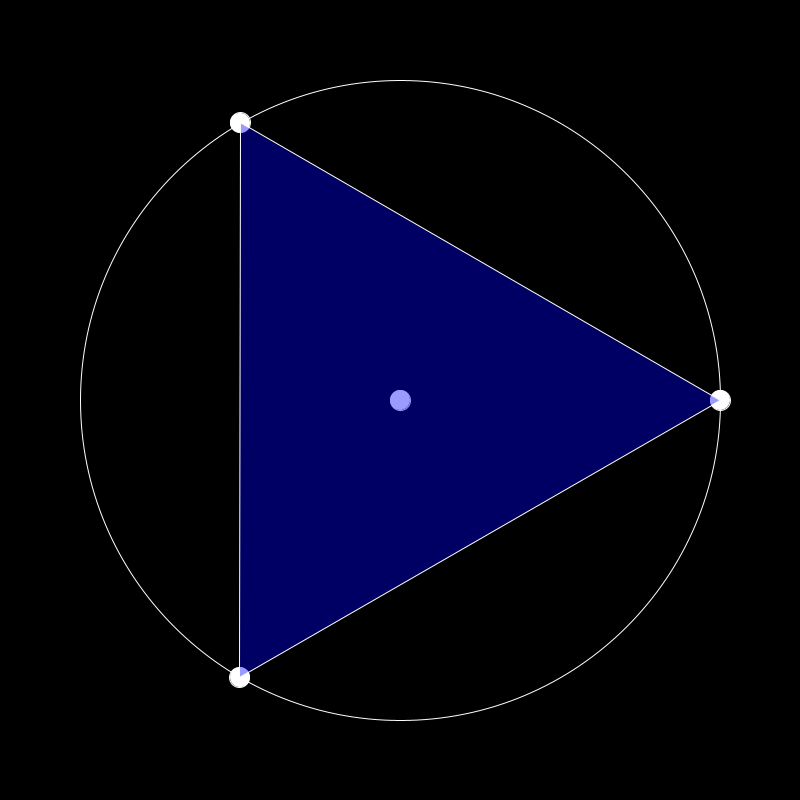
Frame 1 (no input)
Frame 60 (the mouse pressed at the canvas centre just before this capture): identical to frame 1, image omitted
Frame 120 (the mouse held since frame 60 and released just before this capture): identical to frame 1, image omitted

The Processing sketch that drew this single still picture (run headless with seeded random() and noise(); from frame 60 on, the mouse is pressed at the canvas centre):

// Processing sketch: circumcenter
// ── circumcenter.pde
////////////////////////////////////////////////////////////
/* 
Detects if a triangle formed by 3 points on a circle
contains the center of the circle. 
Inspired by 3B1B's video on 1992 Putnam A6:
https://youtu.be/OkmNXy7er84
*/
////////////////////////////////////////////////////////////


float circleRadius = 320;
PVector[] vertices = new PVector[3];
int currentVertex = -1;

void setup() {
  size(800, 800);
  
  // Initialise the vertices positions on the circle
  for (int i = 0; i < vertices.length; i++) {
    float angle = map(i, 0, vertices.length, 0, TWO_PI);
    vertices[i] = new PVector(circleRadius * cos(angle), circleRadius * sin(angle));
  }
}

void draw() {
  background(0); // Set the background to gray
  translate(width/2, height/2); // Move the origin to the center
  stroke(255); // Set the line color to white
  
  // Draw the circle
  noFill();
  ellipse(0, 0, circleRadius*2, circleRadius*2);
  
  fill(255);
  // Draw the vertices
  for (PVector v : vertices) {
    ellipse(v.x, v.y, 20, 20);
  }
  
  // Draw the center of the circle
  ellipse(0, 0, 20, 20);
  
  // Check if the triangle contains the center of the circle
  if (pointInTriangle(vertices[0], vertices[1], vertices[2], new PVector(0, 0))) {
    fill(0, 0, 255, 100); // Fill with blue if the center is inside the triangle
  } else {
    fill(255, 0, 0, 100); // Fill with red otherwise
  }
  // Draw the triangle
  triangle(vertices[0].x, vertices[0].y, vertices[1].x, vertices[1].y, vertices[2].x, vertices[2].y);
  //for (int i = 0; i < vertices.length; i++) {
  //  PVector v1 = vertices[i];
  //  PVector v2 = vertices[(i+1)%vertices.length];
  //  line(v1.x, v1.y, v2.x, v2.y);
  //}
}

void mousePressed() {
  // When mouse is pressed, check if it is close to a vertex
  float mouseXTranslated = mouseX - width / 2;
  float mouseYTranslated = mouseY - height / 2;
  for (int i = 0; i < vertices.length; i++) {
    if (dist(mouseXTranslated, mouseYTranslated, vertices[i].x, vertices[i].y) < 20) {
      currentVertex = i;
      break;
    }
  }
}

void mouseDragged() {
  // If a vertex is selected and the mouse is dragged, move the vertex
  if (currentVertex != -1) {
    float mouseXTranslated = mouseX - width / 2;
    float mouseYTranslated = mouseY - height / 2;
    float angle = atan2(mouseYTranslated, mouseXTranslated);
    vertices[currentVertex] = new PVector(circleRadius * cos(angle), circleRadius * sin(angle));
  }
}

void mouseReleased() {
  // When the mouse is released, deselect the vertex
  currentVertex = -1;
}

boolean pointInTriangle(PVector p0, PVector p1, PVector p2, PVector p) {
  // Compute barycentric coordinates
  PVector v0 = PVector.sub(p2, p0);  // vector from p0 to p2
  PVector v1 = PVector.sub(p1, p0);  // vector from p0 to p1
  PVector v2 = PVector.sub(p, p0);  // vector from p0 to p
  
  /* Calculate dot products
  These are used to calculate the barycentric coordinates of the circumcenter */
  float d00 = v0.dot(v0);
  float d01 = v0.dot(v1);
  float d11 = v1.dot(v1);
  float d20 = v2.dot(v0);
  float d21 = v2.dot(v1);
  
  float denom = d00 * d11 - d01 * d01;
  
  float v = (d11 * d20 - d01 * d21) / denom;
  float w = (d00 * d21 - d01 * d20) / denom;
  float u = 1.0f - v - w;
  
  // Check if point is in triangle
  return (v >= 0) && (w >= 0) && (u >= 0);
}
